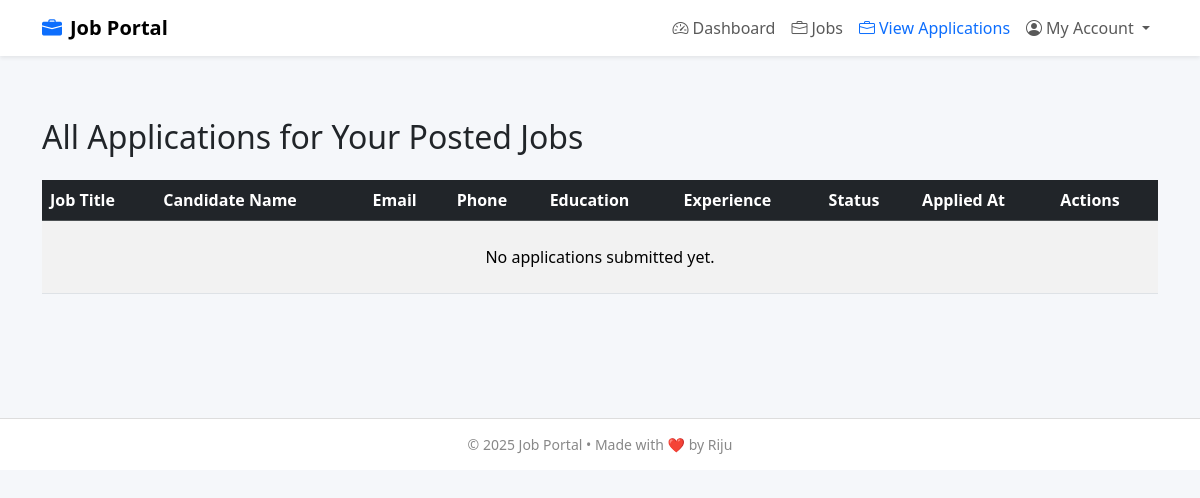
The page /jobApplications/ (signed in) on the database as committed earlier.
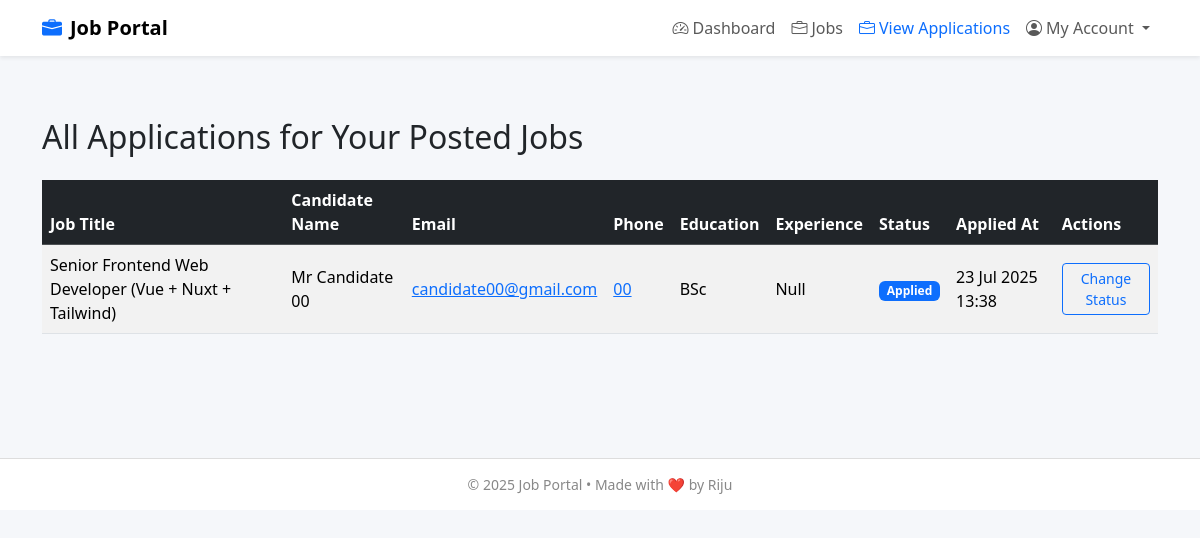
The same page on the database as committed later.
### candidate_app/models.py (models this page shows, shortened)
class JobApplicationModel(models.Model):
    job = models.ForeignKey(JobModel, on_delete=models.CASCADE, related_name='job_application', null=True)
    candidate = models.ForeignKey(CandidateProfileModel, on_delete=models.CASCADE, related_name='job_candidate', null=True)
    last_education = models.CharField(max_length=50, null=True)
    work_experience = models.CharField(max_length=100, null=True)
    status = models.CharField(choices=[
        ('Applied','Applied'),
        ('Interview','Interview'),
        ('Offered','Offered'),
        ('Rejected','Rejected'),
    ],max_length=20, null=True)
    applied_at = models.DateTimeField(auto_now_add=True)

class CandidateProfileModel(models.Model):
    candidate_user = models.OneToOneField(CustomUserModel,on_delete=models.CASCADE,related_name='candidate_profile',null=True)
    full_name = models.CharField(max_length=255,null=True)
    phone = models.CharField(max_length=20,null=True)
    email = models.EmailField(null=True)
    address = models.TextField(blank=True,null=True)
    date_of_birth = models.DateField(blank=True,null=True)

### employer_app/models.py (models this page shows, shortened)
class JobModel(models.Model):
    JOB_TYPE_CHOICES = [
        ('Full-Time', 'Full-Time'),
        ('Remote', 'Remote'),
        ('Internship', 'Internship'),
    ]
    employer = models.ForeignKey(EmployerProfileModel,on_delete=models.CASCADE,related_name='jobs',null=True)
    title = models.CharField(max_length=255)
    description = models.TextField()
    requirements = models.TextField()
    salary = models.DecimalField(max_digits=10, decimal_places=2, null=True, blank=True)
    job_type = models.CharField(max_length=20, choices=JOB_TYPE_CHOICES)
    deadline = models.DateField()
    posted_date = models.DateField(auto_now_add=True)

### employer_app/views.py (the view)
# urls.py: path('jobApplications/', allJobApplicationsPage, name='allJobApplicationsPage'),
def allJobApplicationsPage(request):
    employer = request.user
    jobs = JobModel.objects.filter(employer__employer_user=employer)
    applications = JobApplicationModel.objects.filter(job__in=jobs).select_related('job', 'candidate')
    return render(request, 'jobApplications.html', {
        'applications': applications,
    })

### employer_app/templates/jobApplications.html (shortened to what this page needs)
{% extends 'master/master.html' %}
{% block body %}
<h2 class="mb-4">All Applications for Your Posted Jobs</h2>
<div class="table-responsive">
  <table class="table table-striped table-hover align-middle">
    <thead class="table-dark">
      <tr>
        <th scope="col">Job Title</th>
        <th scope="col">Candidate Name</th>
        <th scope="col">Email</th>
        <th scope="col">Phone</th>
        <th scope="col">Education</th>
        <th scope="col">Experience</th>
        <th scope="col">Status</th>
        <th scope="col">Applied At</th>
        <th scope="col">Actions</th>
      </tr>
    </thead>
    <tbody>
      {% for app in applications %}
        <tr>
          <td>{{ app.job.title }}</td>
          <td>{{ app.candidate.full_name }}</td>
          <td><a href="mailto:{{ app.candidate.email }}">{{ app.candidate.email }}</a></td>
          <td><a href="tel:{{ app.candidate.phone }}">{{ app.candidate.phone }}</a></td>
          <td>{{ app.last_education }}</td>
          <td>{{ app.work_experience }}</td>
          <td>
            {% if app.status == "Applied" %}
              <span class="badge bg-primary">{{ app.status }}</span>
            {% elif app.status == "Interview" %}
              <span class="badge bg-info text-dark">{{ app.status }}</span>
            {% elif app.status == "Offered" %}
              <span class="badge bg-success">{{ app.status }}</span>
            {% elif app.status == "Rejected" %}
              <span class="badge bg-danger">{{ app.status }}</span>
            {% else %}
              <span class="badge bg-secondary">{{ app.status }}</span>
            {% endif %}
          </td>
          <td>{{ app.applied_at|date:"d M Y H:i" }}</td>
          <td>
            <a href="{% url 'changeApplicationStatusPage' app.id %}" class="btn btn-sm btn-outline-primary">
                Change Status
            </a>
          </td>
        </tr>
      {% empty %}
        <tr>
          <td colspan="9" class="text-center py-4">No applications submitted yet.</td>
        </tr>
      {% endfor %}
    </tbody>
  </table>
</div>
{% endblock %}

Rows that differ between the two databases and show on the page:
added JobApplicationModel: job "Senior Frontend Web Developer (Vue + Nuxt + Tailwind)", candidate.full_name "Mr Candidate 00", candidate.email "candidate00@gmail.com", candidate.phone "00", last_education "BSc", work_experience "Null", status "Applied", applied_at "23 Jul 2025 13:38"
Other text that changed with them:
text no longer shown: "No applications submitted yet."
